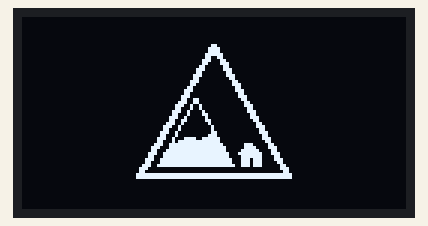
Simulated run of this sketch. Board: Arduino Uno, built with avr-gcc and run on an emulated ATmega328P. Shown: 128×64 one-colour display.

Above: at 2.1 s.

The sketch:

Pantalla-Test.ino
```cpp
#include <Wire.h>
#include <Adafruit_GFX.h>
#include <Adafruit_SSD1306.h>

#define SCREEN_WIDTH 128
#define SCREEN_HEIGHT 64

Adafruit_SSD1306 display(SCREEN_WIDTH, SCREEN_HEIGHT, &Wire, -1);

static const unsigned char PROGMEM image_data_Saraarray[] = {
    0x00, 0x00, 0x00, 0x00, 0x00, 0x00, 0x00, 0x00, 0x00, 0x00, 0x00, 0x00, 0x00, 0x00, 0x00, 0x00,
  0x00, 0x00, 0x00, 0x00, 0x00, 0x00, 0x00, 0x00, 0x00, 0x00, 0x00, 0x00, 0x00, 0x00, 0x00, 0x00,
  0x00, 0x00, 0x00, 0x00, 0x00, 0x00, 0x00, 0x00, 0x00, 0x00, 0x00, 0x00, 0x00, 0x00, 0x00, 0x00,
  0x00, 0x00, 0x00, 0x00, 0x00, 0x00, 0x00, 0x00, 0x00, 0x00, 0x00, 0x00, 0x00, 0x00, 0x00, 0x00,
  0x00, 0x00, 0x00, 0x00, 0x00, 0x00, 0x00, 0x00, 0x00, 0x00, 0x00, 0x00, 0x00, 0x00, 0x00, 0x00,
  0x00, 0x00, 0x00, 0x00, 0x00, 0x00, 0x00, 0x00, 0x00, 0x00, 0x00, 0x00, 0x00, 0x00, 0x00, 0x00,
  0x00, 0x00, 0x00, 0x00, 0x00, 0x00, 0x00, 0x00, 0x00, 0x00, 0x00, 0x00, 0x00, 0x00, 0x00, 0x00,
  0x00, 0x00, 0x00, 0x00, 0x00, 0x00, 0x00, 0x00, 0x00, 0x00, 0x00, 0x00, 0x00, 0x00, 0x00, 0x00,
  0x00, 0x00, 0x00, 0x00, 0x00, 0x00, 0x00, 0x00, 0x00, 0x00, 0x00, 0x00, 0x00, 0x00, 0x00, 0x00,
  0x00, 0x00, 0x00, 0x00, 0x00, 0x00, 0x00, 0x01, 0x80, 0x00, 0x00, 0x00, 0x00, 0x00, 0x00, 0x00,
  0x00, 0x00, 0x00, 0x00, 0x00, 0x00, 0x00, 0x03, 0xc0, 0x00, 0x00, 0x00, 0x00, 0x00, 0x00, 0x00,
  0x00, 0x00, 0x00, 0x00, 0x00, 0x00, 0x00, 0x03, 0xc0, 0x00, 0x00, 0x00, 0x00, 0x00, 0x00, 0x00,
  0x00, 0x00, 0x00, 0x00, 0x00, 0x00, 0x00, 0x07, 0xe0, 0x00, 0x00, 0x00, 0x00, 0x00, 0x00, 0x00,
  0x00, 0x00, 0x00, 0x00, 0x00, 0x00, 0x00, 0x06, 0x60, 0x00, 0x00, 0x00, 0x00, 0x00, 0x00, 0x00,
  0x00, 0x00, 0x00, 0x00, 0x00, 0x00, 0x00, 0x0e, 0x30, 0x00, 0x00, 0x00, 0x00, 0x00, 0x00, 0x00,
  0x00, 0x00, 0x00, 0x00, 0x00, 0x00, 0x00, 0x0c, 0x38, 0x00, 0x00, 0x00, 0x00, 0x00, 0x00, 0x00,
  0x00, 0x00, 0x00, 0x00, 0x00, 0x00, 0x00, 0x18, 0x18, 0x00, 0x00, 0x00, 0x00, 0x00, 0x00, 0x00,
  0x00, 0x00, 0x00, 0x00, 0x00, 0x00, 0x00, 0x38, 0x1c, 0x00, 0x00, 0x00, 0x00, 0x00, 0x00, 0x00,
  0x00, 0x00, 0x00, 0x00, 0x00, 0x00, 0x00, 0x30, 0x0c, 0x00, 0x00, 0x00, 0x00, 0x00, 0x00, 0x00,
  0x00, 0x00, 0x00, 0x00, 0x00, 0x00, 0x00, 0x70, 0x0e, 0x00, 0x00, 0x00, 0x00, 0x00, 0x00, 0x00,
  0x00, 0x00, 0x00, 0x00, 0x00, 0x00, 0x00, 0x60, 0x06, 0x00, 0x00, 0x00, 0x00, 0x00, 0x00, 0x00,
  0x00, 0x00, 0x00, 0x00, 0x00, 0x00, 0x00, 0xe0, 0x03, 0x00, 0x00, 0x00, 0x00, 0x00, 0x00, 0x00,
  0x00, 0x00, 0x00, 0x00, 0x00, 0x00, 0x00, 0xc0, 0x03, 0x80, 0x00, 0x00, 0x00, 0x00, 0x00, 0x00,
  0x00, 0x00, 0x00, 0x00, 0x00, 0x00, 0x01, 0x80, 0x01, 0x80, 0x00, 0x00, 0x00, 0x00, 0x00, 0x00,
  0x00, 0x00, 0x00, 0x00, 0x00, 0x00, 0x03, 0x80, 0x01, 0xc0, 0x00, 0x00, 0x00, 0x00, 0x00, 0x00,
  0x00, 0x00, 0x00, 0x00, 0x00, 0x00, 0x03, 0x00, 0x00, 0xc0, 0x00, 0x00, 0x00, 0x00, 0x00, 0x00,
  0x00, 0x00, 0x00, 0x00, 0x00, 0x00, 0x07, 0x00, 0x00, 0xe0, 0x00, 0x00, 0x00, 0x00, 0x00, 0x00,
  0x00, 0x00, 0x00, 0x00, 0x00, 0x00, 0x06, 0x60, 0x00, 0x60, 0x00, 0x00, 0x00, 0x00, 0x00, 0x00,
  0x00, 0x00, 0x00, 0x00, 0x00, 0x00, 0x0e, 0x60, 0x00, 0x30, 0x00, 0x00, 0x00, 0x00, 0x00, 0x00,
  0x00, 0x00, 0x00, 0x00, 0x00, 0x00, 0x1c, 0x90, 0x00, 0x38, 0x00, 0x00, 0x00, 0x00, 0x00, 0x00,
  0x00, 0x00, 0x00, 0x00, 0x00, 0x00, 0x18, 0x90, 0x00, 0x18, 0x00, 0x00, 0x00, 0x00, 0x00, 0x00,
  0x00, 0x00, 0x00, 0x00, 0x00, 0x00, 0x39, 0x08, 0x00, 0x1c, 0x00, 0x00, 0x00, 0x00, 0x00, 0x00,
  0x00, 0x00, 0x00, 0x00, 0x00, 0x00, 0x31, 0x0c, 0x00, 0x0c, 0x00, 0x00, 0x00, 0x00, 0x00, 0x00,
  0x00, 0x00, 0x00, 0x00, 0x00, 0x00, 0x72, 0x04, 0x00, 0x0e, 0x00, 0x00, 0x00, 0x00, 0x00, 0x00,
  0x00, 0x00, 0x00, 0x00, 0x00, 0x00, 0x66, 0x06, 0x00, 0x06, 0x00, 0x00, 0x00, 0x00, 0x00, 0x00,
  0x00, 0x00, 0x00, 0x00, 0x00, 0x00, 0xe4, 0x02, 0x00, 0x03, 0x00, 0x00, 0x00, 0x00, 0x00, 0x00,
  0x00, 0x00, 0x00, 0x00, 0x00, 0x01, 0xc8, 0x01, 0x00, 0x03, 0x80, 0x00, 0x00, 0x00, 0x00, 0x00,
  0x00, 0x00, 0x00, 0x00, 0x00, 0x01, 0x88, 0x01, 0x00, 0x01, 0x80, 0x00, 0x00, 0x00, 0x00, 0x00,
  0x00, 0x00, 0x00, 0x00, 0x00, 0x03, 0x90, 0x01, 0x80, 0x01, 0xc0, 0x00, 0x00, 0x00, 0x00, 0x00,
  0x00, 0x00, 0x00, 0x00, 0x00, 0x03, 0x10, 0x03, 0x80, 0x00, 0xc0, 0x00, 0x00, 0x00, 0x00, 0x00,
  0x00, 0x00, 0x00, 0x00, 0x00, 0x07, 0x23, 0xcf, 0xc0, 0x00, 0xe0, 0x00, 0x00, 0x00, 0x00, 0x00,
  0x00, 0x00, 0x00, 0x00, 0x00, 0x06, 0x2f, 0xff, 0xc0, 0x00, 0x60, 0x00, 0x00, 0x00, 0x00, 0x00,
  0x00, 0x00, 0x00, 0x00, 0x00, 0x0e, 0x7f, 0xff, 0xe0, 0x38, 0x30, 0x00, 0x00, 0x00, 0x00, 0x00,
  0x00, 0x00, 0x00, 0x00, 0x00, 0x1c, 0x7f, 0xff, 0xf0, 0x3c, 0x38, 0x00, 0x00, 0x00, 0x00, 0x00,
  0x00, 0x00, 0x00, 0x00, 0x00, 0x18, 0xff, 0xff, 0xf0, 0x7e, 0x18, 0x00, 0x00, 0x00, 0x00, 0x00,
  0x00, 0x00, 0x00, 0x00, 0x00, 0x39, 0xff, 0xff, 0xf8, 0xff, 0x1c, 0x00, 0x00, 0x00, 0x00, 0x00,
  0x00, 0x00, 0x00, 0x00, 0x00, 0x31, 0xff, 0xff, 0xf8, 0x7f, 0x0c, 0x00, 0x00, 0x00, 0x00, 0x00,
  0x00, 0x00, 0x00, 0x00, 0x00, 0x73, 0xff, 0xff, 0xfc, 0x77, 0x0e, 0x00, 0x00, 0x00, 0x00, 0x00,
  0x00, 0x00, 0x00, 0x00, 0x00, 0x63, 0xff, 0xff, 0xfc, 0x77, 0x06, 0x00, 0x00, 0x00, 0x00, 0x00,
  0x00, 0x00, 0x00, 0x00, 0x00, 0xe7, 0xff, 0xff, 0xfe, 0x77, 0x03, 0x00, 0x00, 0x00, 0x00, 0x00,
  0x00, 0x00, 0x00, 0x00, 0x01, 0xc0, 0x00, 0x00, 0x00, 0x00, 0x03, 0x80, 0x00, 0x00, 0x00, 0x00,
  0x00, 0x00, 0x00, 0x00, 0x01, 0x80, 0x00, 0x00, 0x00, 0x00, 0x01, 0x80, 0x00, 0x00, 0x00, 0x00,
  0x00, 0x00, 0x00, 0x00, 0x03, 0xff, 0xff, 0xff, 0xff, 0xff, 0xff, 0xc0, 0x00, 0x00, 0x00, 0x00,
  0x00, 0x00, 0x00, 0x00, 0x03, 0xff, 0xff, 0xff, 0xff, 0xff, 0xff, 0xc0, 0x00, 0x00, 0x00, 0x00,
  0x00, 0x00, 0x00, 0x00, 0x00, 0x00, 0x00, 0x00, 0x00, 0x00, 0x00, 0x00, 0x00, 0x00, 0x00, 0x00,
  0x00, 0x00, 0x00, 0x00, 0x00, 0x00, 0x00, 0x00, 0x00, 0x00, 0x00, 0x00, 0x00, 0x00, 0x00, 0x00,
  0x00, 0x00, 0x00, 0x00, 0x00, 0x00, 0x00, 0x00, 0x00, 0x00, 0x00, 0x00, 0x00, 0x00, 0x00, 0x00,
  0x00, 0x00, 0x00, 0x00, 0x00, 0x00, 0x00, 0x00, 0x00, 0x00, 0x00, 0x00, 0x00, 0x00, 0x00, 0x00,
  0x00, 0x00, 0x00, 0x00, 0x00, 0x00, 0x00, 0x00, 0x00, 0x00, 0x00, 0x00, 0x00, 0x00, 0x00, 0x00,
  0x00, 0x00, 0x00, 0x00, 0x00, 0x00, 0x00, 0x00, 0x00, 0x00, 0x00, 0x00, 0x00, 0x00, 0x00, 0x00,
  0x00, 0x00, 0x00, 0x00, 0x00, 0x00, 0x00, 0x00, 0x00, 0x00, 0x00, 0x00, 0x00, 0x00, 0x00, 0x00,
  0x00, 0x00, 0x00, 0x00, 0x00, 0x00, 0x00, 0x00, 0x00, 0x00, 0x00, 0x00, 0x00, 0x00, 0x00, 0x00,
  0x00, 0x00, 0x00, 0x00, 0x00, 0x00, 0x00, 0x00, 0x00, 0x00, 0x00, 0x00, 0x00, 0x00, 0x00, 0x00,
  0x00, 0x00, 0x00, 0x00, 0x00, 0x00, 0x00, 0x00, 0x00, 0x00, 0x00, 0x00, 0x00, 0x00, 0x00, 0x00
};


void setup() {
  Serial.begin(115200);

  if(!display.begin(SSD1306_SWITCHCAPVCC, 0x3C)) {
    Serial.println(F("SSD1306 allocation failed"));
    for(;;);
  }
  delay(2000); // Pause for 2 seconds

  // Clear the buffer.
  display.clearDisplay();

  // Draw bitmap on the screen
  display.drawBitmap(0, 0, image_data_Saraarray, 128, 64, 1);
  display.display();
}

void loop() {

}
```
